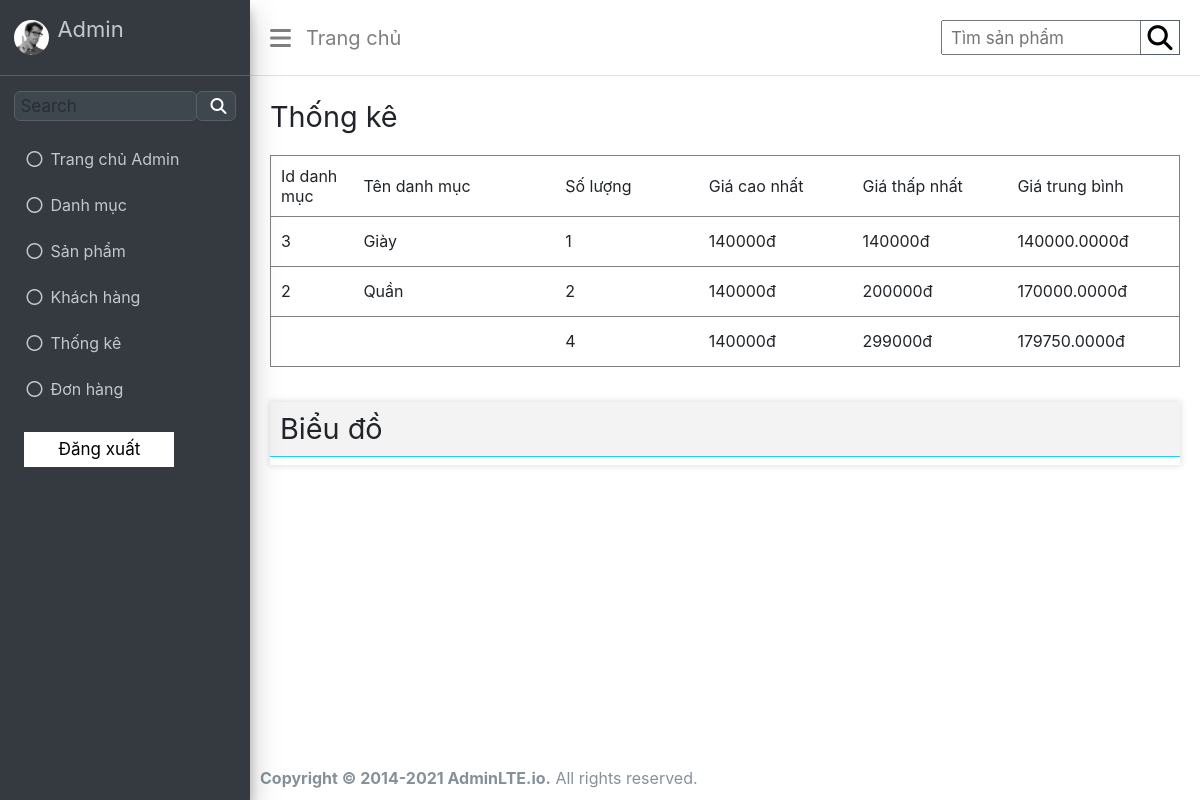
The page /admin/index.php?act=thongke on the database its author committed.
### tables this page shows
CREATE TABLE `danhmuc` (
  `id` int(11) NOT NULL,
  `name` varchar(255) NOT NULL,
  `img` varchar(255) DEFAULT NULL
);

### model/pdo.php (called while the page is built, shortened)
<?php
function pdo_get_connection(){
    $servername = "localhost";
    $username = "root";
    $password = "";
    try {
        $conn = new PDO("mysql:host=$servername;dbname=wd18331_duan1", $username, $password);
        $conn->setAttribute(PDO::ATTR_ERRMODE, PDO::ERRMODE_EXCEPTION);
        return $conn;
    } catch(PDOException $e) {
        echo "Connection failed: " . $e->getMessage();
    }
}
function pdo_query($sql){
    $sql_args=array_slice(func_get_args(),1);
    try{
        $conn=pdo_get_connection();
        $stmt=$conn->prepare($sql);
        $stmt->execute($sql_args);
        $rows=$stmt->fetchAll();
        return $rows;
    }
    catch(PDOException $e){
        throw $e;
    }
    finally{
        unset($conn);
    }
}
?>

### model/thongke.php (called while the page is built)
<?php
function loadAllThongKe(){
    $sql = "SELECT danhmuc.id as madm, danhmuc.name as tendm, count(sanpham.id) as countsp, min(sanpham.giatien)
    as minprice,max(sanpham.giatien) as maxprice, avg(sanpham.giatien) as avgprice from sanpham LEFT JOIN danhmuc
    ON danhmuc.id=sanpham.iddm group by danhmuc.id order by danhmuc.id DESC";
    $listthongke = pdo_query($sql);
    return $listthongke;
}
?>

### admin/thongke/thongke.php (the view, shortened to what this page needs)
<body>
    <div class="wrapper">
        <div class="admin">
            <h1>Thống kê</h1>
        </div>
        <div class="table">
            <table border="1">
                <tr>
                    <td style="width: 100px">Id danh mục</td>
                    <td style="width: 300px">Tên danh mục</td>
                    <td style="width: 200px">Số lượng</td>
                    <td style="width: 200px">Giá cao nhất</td>
                    <td style="width: 200px">Giá thấp nhất</td>
                    <td style="width: 200px">Giá trung bình</td>
                </tr>
                <?php foreach ($listthongke as $thongke) {
                extract($thongke);
                echo '<tr>
                <td>'.$madm.'</td>
                <td>'.$tendm.'</td>
                <td>'.$countsp.'</td>
                <td>'.$minprice.'đ</td>
                <td>'.$maxprice.'đ</td>
                <td>'.$avgprice.'đ</td>
                </tr>';
           } ?>
            </table>
        </div>
        <div class="chart">
            <div class="inner-chart">
                <div class="chart-view">
                    <h1>Biểu đồ</h1>
                </div>
            </div>
        </div>
    </div>
</body>

### admin/CSS/header.css (style rules this page uses)
body { background-color: #f4f6f9; }

### admin/CSS/home.css (style rules this page uses)
.wrapper { margin-left: 250px; padding: 0px 10px; }
.wrapper h1 { text-align: left; font-size: 1.8rem; font-weight: 400; }
.admin { margin-top: 100px; padding: 0px 10px; }
.table { padding: 0px 15px; }
table { margin: 20px 0px; width: 100%; border-collapse: collapse; }
table tr { height: 50px; }
table tr td { padding: 10px; }

### admin/CSS/add.css (style rules this page uses)
.wrapper { margin-left: 250px; padding: 0px 10px; }
.wrapper h1 { text-align: left; font-size: 1.8rem; font-weight: 400; }

### admin/CSS/edit.css (style rules this page uses)
.wrapper { margin-left: 250px; padding: 0px 10px; }

### admin/CSS/list.css (style rules this page uses)
* { margin: 0; padding: 0; font-family: "Source Sans Pro", -apple-system, BlinkMacSystemFont, "Segoe UI", Roboto, "Helvetica Neue", Arial, sans-serif, "Apple Color Emoji", "Segoe UI Emoji", "Segoe UI Symbol"; font-weight: 400; box-sizing: border-box; }
.wrapper { margin-left: 250px; padding: 0px 10px; }
.wrapper h1 { text-align: left; font-size: 1.8rem; font-weight: 400; }
.admin { margin-top: 100px; }
.table { padding: 0px 10px; }
table { margin: 20px 0px; width: 100%; border-collapse: collapse; }
table tr { height: 50px; }
table tr td { padding: 10px; }

### admin/CSS/thongke.css (style rules this page uses)
.chart { display: block; }
.inner-chart { display: flex; flex-direction: column; padding: 0px 10px; }
.chart-view { width: 100%; margin: 15px 0px; background-color: #fff; box-shadow: 0 0 6px 1px rgba(0, 0, 0, 0.125); }
.chart-view h1 { background-color: #f3f3f3; border-bottom: 1px solid #23cee9; padding: 10px; }
@media screen and (max-width: 1350px) { .inner-chart { display: flex; flex-wrap: wrap; } }

### admin/CSS/index.css (style rules this page uses)
* { margin: 0; padding: 0; font-family: "Source Sans Pro", -apple-system, BlinkMacSystemFont, "Segoe UI", Roboto, "Helvetica Neue", Arial, sans-serif, "Apple Color Emoji", "Segoe UI Emoji", "Segoe UI Symbol"; font-weight: 400; box-sizing: border-box; }
body { min-height: 100vh; display: flex; flex-direction: column; }

### rows shown on the page
danhmuc: id "3", name "Giày", countsp "1", minprice "140000", maxprice "140000", avgprice "140000.0000"
danhmuc: id "2", name "Quần", countsp "2", minprice "140000", maxprice "200000", avgprice "170000.0000"

### other values the page prints
$countsp "4"
$minprice "140000"
$maxprice "299000"
$avgprice "179750.0000"
